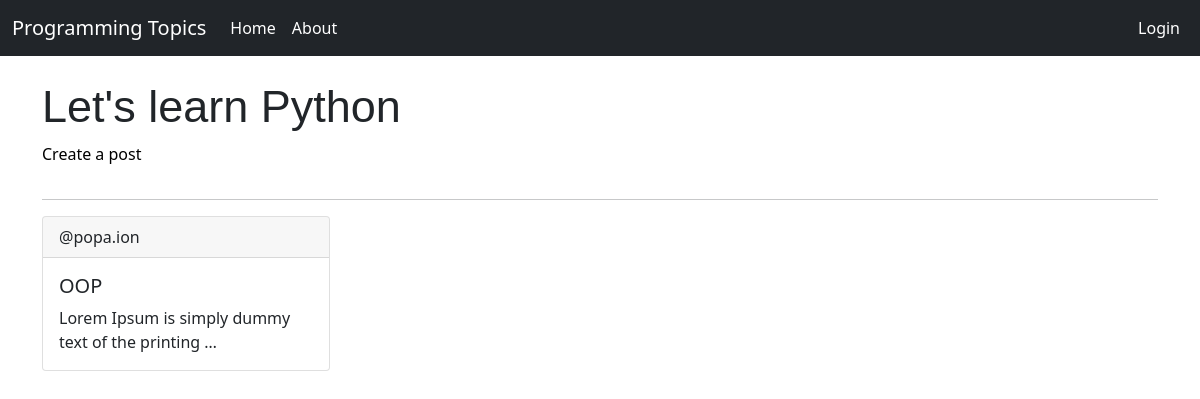
/subtopic/1, run on an earlier commit of the app's database.
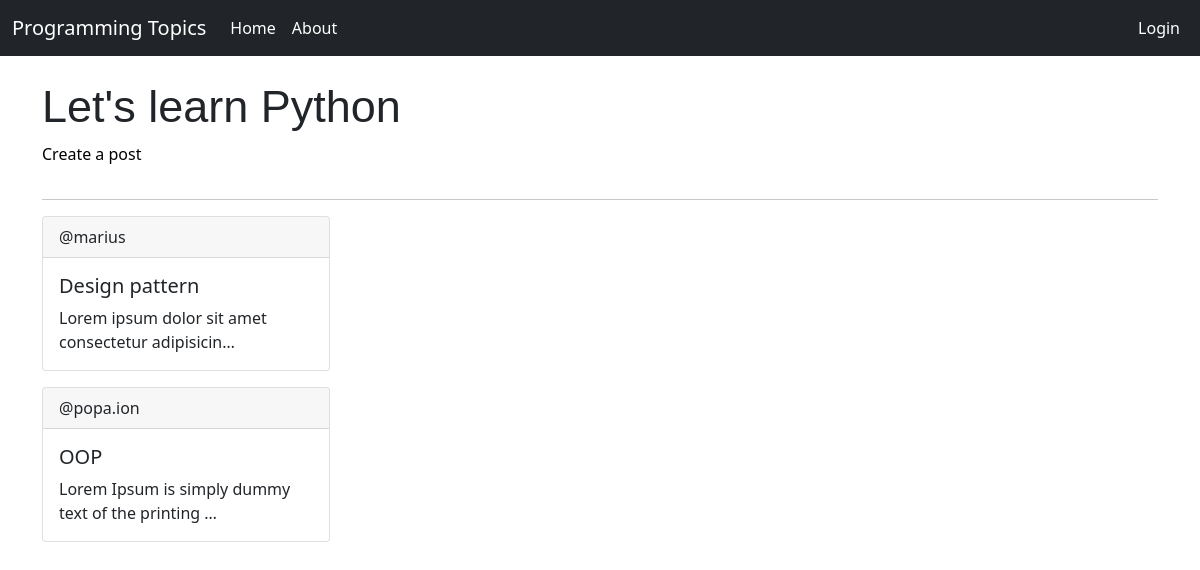
And on a later commit of the database.
### topics/models.py (models this page shows, shortened)
class Subtopic(models.Model):
    user = models.ForeignKey(User, default=1, on_delete=models.CASCADE)
    topic = models.ForeignKey(Topic, on_delete=models.CASCADE)
    name = models.CharField(max_length=150)
    members = models.ManyToManyField(User, related_name='members', blank=True)
    content = models.TextField()
    date_created = models.DateTimeField(auto_now_add=True)
    date_modified = models.DateTimeField(auto_now=True)
    class Meta:
        ordering = ['-date_modified', '-date_created']

### topics/views.py (the view)
# urls.py: path('subtopic/<str:pk>', views.subtopics, name='subtopic'),
def subtopics(request, pk):
    topic = Topic.objects.get(id=pk)
    subtopics = Subtopic.objects.filter(topic=pk)
    context = {'subtopics': subtopics, 'topic': topic}
    return render(request, 'topics/subtopics.html', context)

### topics/templates/topics/subtopics.html
{% extends 'base.html' %}
{% block content %}
    <br>
    <h1 id="title">{{topic.name}}</h1>
    <div id="create-post" onclick="location.href='{% url 'post-form' topic.id %}'">Create a post</div>
    <hr>
    {% for subtopic in subtopics %}
        <a class="text-decoration-none text-dark" href="{% url 'post' subtopic.id %}">
            <div class="card text-bg-light mb-3" style="max-width: 18rem;">
                <div class="card-header">@{{subtopic.user}}</div>
                <div class="card-body">
                <h5 class="card-title">{{subtopic.name}}</h5>
                <p class="card-text">{{subtopic.content|truncatechars:50}}</p>
                </div>
            </div>
        </a>
    {% endfor %}
{% endblock %}

What changed in the data, as far as the page shows it:
added Subtopic: user "marius", name "Design pattern", content "Lorem ipsum dolor sit amet consectetur adipisicin…"
